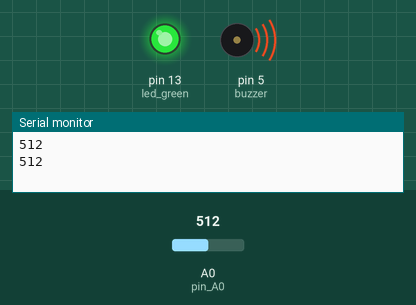
Recording of a sketch running on a simulated Arduino Uno, built with avr-gcc and run on an emulated ATmega328P. Parts: output pins drawn as LEDs (lit = HIGH), buzzer (waves = sounding), the last lines printed to the serial monitor. The test bench sets the inputs (shaded band); at power-on: A0 (pin_A0) = 512.

Above: at 1.8 s.
1.9 s: A0 (pin_A0) set to 486
At 3.3 s:
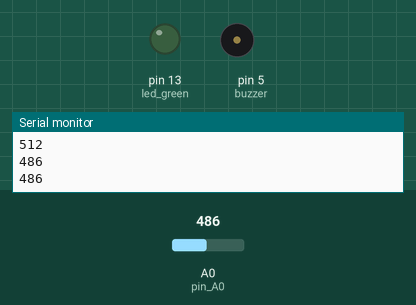
4.0 s: A0 (pin_A0) set to 511
At 4.4 s:
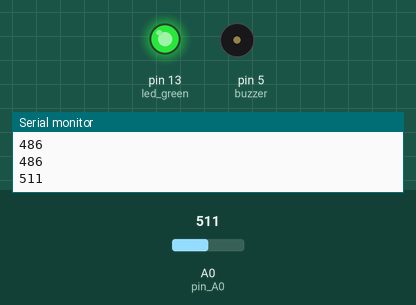
6.0 s: A0 (pin_A0) set to 306
At 6.4 s:
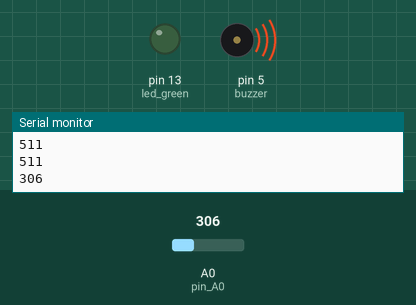
8.0 s: A0 (pin_A0) set to 716
At 9.1 s:
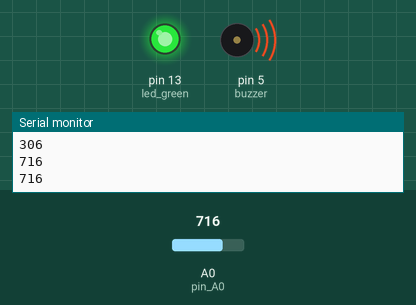
Timing chart, 0 to 11.0 s (numbered marks = the images above; inputs shaded):
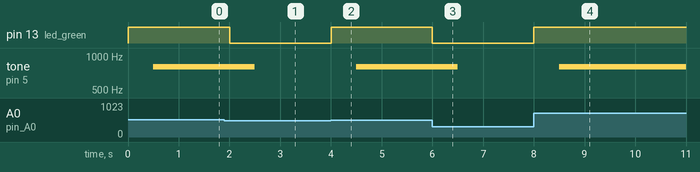

The sketch:

Fire_Alarm_System.ino
```cpp
#define pin_A0 A0
#define led_green 13
#define buzzer 5

int Rate = 500;

void setup() {

  pinMode(buzzer,OUTPUT);
  pinMode(led_green,OUTPUT);
  pinMode(pin_A0,INPUT);

  Serial.begin(9600);

}

void loop() {

  int val_A0 = analogRead(pin_A0);

  Serial.println(val_A0);

  if(val_A0 >= Rate){

    digitalWrite(led_green,HIGH);
    delay(500);

    tone(buzzer,800);
    delay(500);

  }

  if(val_A0 < Rate){

    digitalWrite(led_green,LOW);
    delay(500);

    noTone(buzzer);
    delay(500);

  }

}
```

Measured:
- the behaviour switches between 500 and 499 on A0 (pin_A0) (found by bisection; images 0 and 1)
- after the input at 1.9 s, pin 13 (led_green): HIGH → LOW after 0.10 s; tone on pin 5 (buzzer): 800 Hz → silent after 0.60 s
- after the input at 4.0 s, pin 13 (led_green): LOW → HIGH at once; tone on pin 5 (buzzer): silent → 800 Hz after 0.50 s
- after the input at 6.0 s, pin 13 (led_green): HIGH → LOW at once; tone on pin 5 (buzzer): 800 Hz → silent after 0.50 s
- after the input at 8.0 s, pin 13 (led_green): LOW → HIGH at once; tone on pin 5 (buzzer): silent → 800 Hz after 0.50 s
